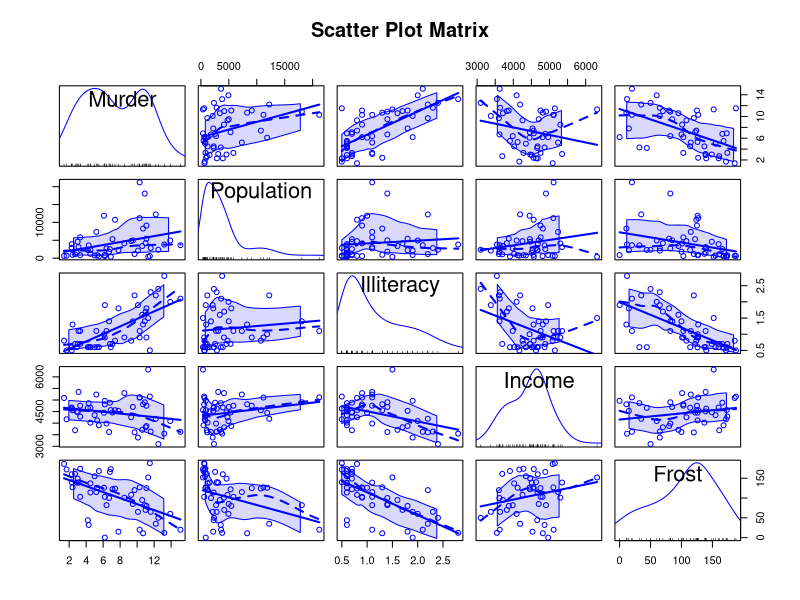
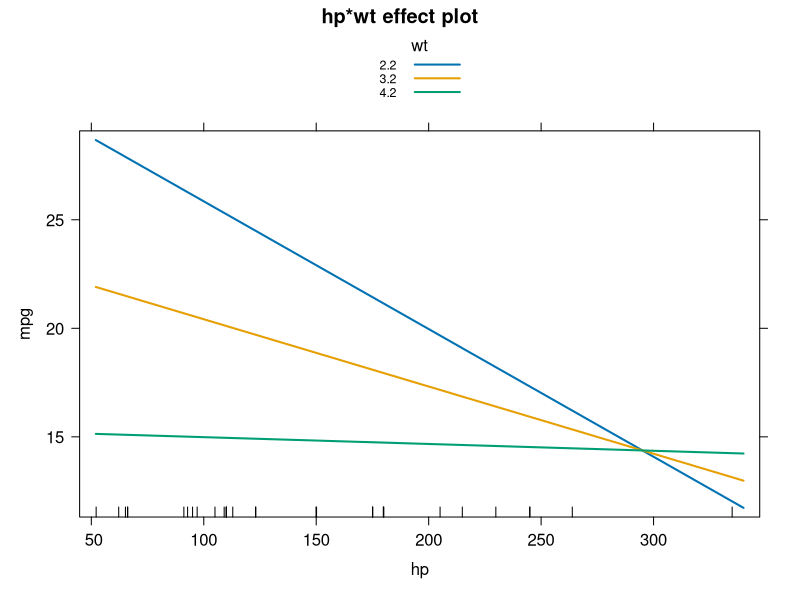

Write the R code that produced these figures, in order.
#
# R in action (2 ed.)
#

#
# Multiple linear regression
#

library(car)

#
# 1. Multiple linear regression
#

# Data
states <- as.data.frame(state.x77[, c("Murder", "Population", "Illiteracy", "Income", "Frost")])

# Examining bivariate relationships
cor(states)

# Scatter plots of the variables with each other in the off-diagonals and 
# superimposes smoothed (loess) and linear fit lines on these plots. 
# The principal diagonal contains density and rug plots for each variable. 

scatterplotMatrix(states, spread=FALSE, smoother.args=list(lty=2), main="Scatter Plot Matrix")

# model

fit <- lm(Murder ~ Population + Illiteracy + Income + Frost, data = states)

summary(fit)

#
# 2. Multiple linear regression with interactions
#

fit <- lm(mpg ~ hp + wt + hp:wt, data=mtcars)

summary(fit)

# Visualize interactions using the effect() function

library(effects)

plot(effect("hp:wt", fit,, list(wt=c(2.2, 3.2, 4.2))), multiline=TRUE)
